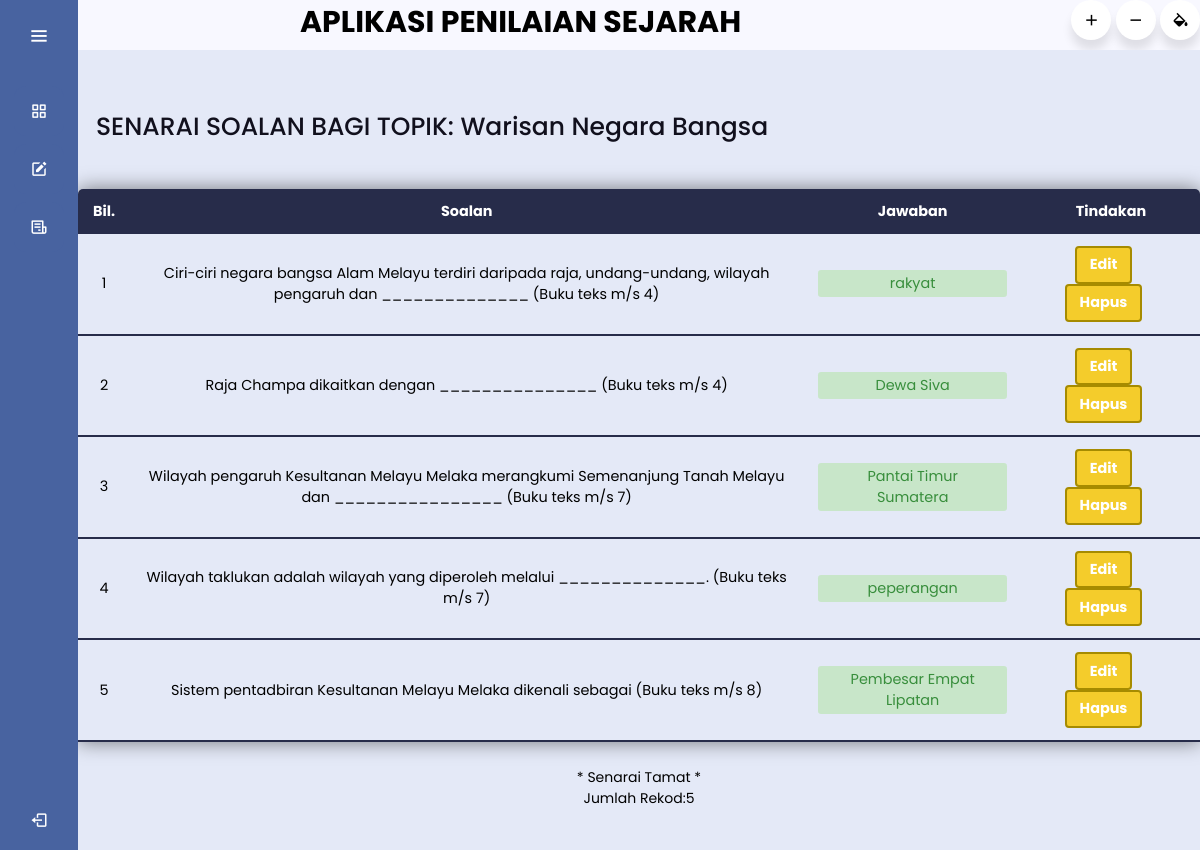
/papar_soalan.php?idtopik=1 (signed in), run on the app's committed database.
### tables this page shows
CREATE TABLE `topik` (
  `IDTopik` int(11) NOT NULL,
  `TopikKuiz` varchar(30) NOT NULL,
  `IDPengguna` varchar(12) NOT NULL
);

CREATE TABLE `jawaban` (
  `IDJawaban` int(11) NOT NULL,
  `PilihanJawaban` text NOT NULL,
  `JawabanTepat` varchar(20) NOT NULL,
  `IDSoalan` int(11) NOT NULL
);

CREATE TABLE `soalan` (
  `IDSoalan` int(11) NOT NULL,
  `NoSoalan` int(11) NOT NULL,
  `SoalanKuiz` text NOT NULL,
  `IDTopik` int(10) NOT NULL
);

### papar_soalan.php (the view, shortened to what this page needs)
<?php
include 'header2.php';
$topik_pilihan = $_GET['idtopik'];
$result = mysqli_query($hubung, "SELECT * FROM topik WHERE IDTopik='$topik_pilihan'");
while($res = mysqli_fetch_array($result))
{
$papartopik = $res['TopikKuiz'];
}
?>
<html>
    <head>
    <link rel="stylesheet" href="papar_soalan.css">
    <link rel="stylesheet" href="https://cdnjs.cloudflare.com/ajax/libs/font-awesome/4.7.0/css/font-awesome.min.css">
    <?php include "menu.php";?>
    </head>
    <body>
    <section class="home-section">
      <div class="text">SENARAI SOALAN BAGI TOPIK: <?php echo $papartopik;?></div>
    <main>
      <center>
<table class="content-table">
<thead>
<tr>
<th>Bil.</th>
<th width="60%">Soalan</th>
<th>Jawaban</th>
<th>Tindakan</th>
</tr>
</thead>
    <?php $no=1;
$data1=mysqli_query($hubung, "SELECT * FROM soalan AS a INNER JOIN jawaban AS c ON c.IDSoalan =a.IDSoalan WHERE a.IDTopik='$topik_pilihan' AND c.JawabanTepat=1 GROUP BY a.IDSoalan ORDER BY a.IDSoalan ASC");
while ($info1=mysqli_fetch_array($data1))
{
?>
<tbody>
<tr>
<td><?php echo $no; ?></td>
<td><?php echo $info1['SoalanKuiz']; ?></td>
<td><p class="status status-answer"><?php echo $info1['PilihanJawaban'];?></p></td>
<td>
<div class="form_wrap">
<a href="edit_soalan.php?idsoalan=<?php echo $info1['IDSoalan']; ?>"><button class="topic_button">Edit</button></a>
<a href="hapus_soalan.php?idsoalan=<?php echo $info1['IDSoalan']; ?>"><button class="topic_button">Hapus</button></a>
  </td>
</tr>
</tbody>
    <?php $no++; } ?>
  </table>
</center>
      </main>
    <center>
<font style='font-size:14px'>
* Senarai Tamat *<br />Jumlah Rekod:<?php echo $no-1; ?>
</font></center>
</body>
</html>

### header2.css (style rules this page uses)
body { margin:0px; padding: 0px; background-color:#F8F8FF; overflow: hidden; }

### papar_soalan.css (style rules this page uses)
body { margin:0px; padding: 0px; background-color:#F8F8FF; overflow: hidden; }
.home-section { position: relative; background: #E4E9F7; min-height: 100vh; top: 0; left: 78px; width: calc(100% - 78px); transition: all 0.5s ease; z-index: 2; }
.home-section .text { display: inline-block; color: #11101d; font-size: 25px; font-weight: 500; margin: 18px; }

### menu.css (style rules this page uses)
* { margin: 0; padding: 0; box-sizing: border-box; font-family: "Poppins" , sans-serif; }

### papar_soalan.php (style rules this page uses)
.content-table { border-collapse: collapse; margin: 25px 0; text-align: center; font-size: 0.9em; width: 100%; border-radius: 5px 5px 0 0; overflow: hidden; box-shadow: 0 0 20px rgba(0, 0, 0, 0.5); }
.content-table thead tr { background-color: #272c4a; color: #ffffff; text-align: left; font-weight: bold; text-align: center; }
.content-table th, .content-table td { padding: 12px 15px; }
.content-table tbody tr { border-bottom: 1px solid #dddddd; }
.content-table tbody tr:last-of-type { border-bottom: 2px solid #272c4a; }
.status { border-radius: 0.2rem; padding: 0.2rem 1rem; text-align: center; }
.status-answer { background-color: #c8e6c9; color: #388e3c; }
.topic_button { -webkit-appearance: none; background: #F4CC2B; border: 2px solid #a68b00; border-radius: 4px; outline: none; padding: 0.4rem 0.8rem; margin-right: 15px; color: #ffffff; font-size: 1em; font-weight: bold; cursor: pointer; }

### data on the page
topik: TopikKuiz "Warisan Negara Bangsa"
jawaban: IDSoalan.SoalanKuiz "Ciri-ciri negara bangsa Alam Melayu terdiri daripada raja, undang-undang, wilayah pengaruh dan ______________ (Buku teks m/s 4)", PilihanJawaban "rakyat"
jawaban: IDSoalan.SoalanKuiz "Raja Champa dikaitkan dengan _______________ (Buku teks m/s 4)", PilihanJawaban "Dewa Siva"
jawaban: IDSoalan.SoalanKuiz "Wilayah pengaruh Kesultanan Melayu Melaka merangkumi Semenanjung Tanah Melayu dan ________________ (Buku teks m/s 7)", PilihanJawaban "Pantai Timur Sumatera"
jawaban: IDSoalan.SoalanKuiz "Wilayah taklukan adalah wilayah yang diperoleh melalui ______________. (Buku teks m/s 7)", PilihanJawaban "peperangan"
jawaban: IDSoalan.SoalanKuiz "Sistem pentadbiran Kesultanan Melayu Melaka dikenali sebagai (Buku teks m/s 8)", PilihanJawaban "Pembesar Empat Lipatan"

### other printed values
$no-1 "5"
